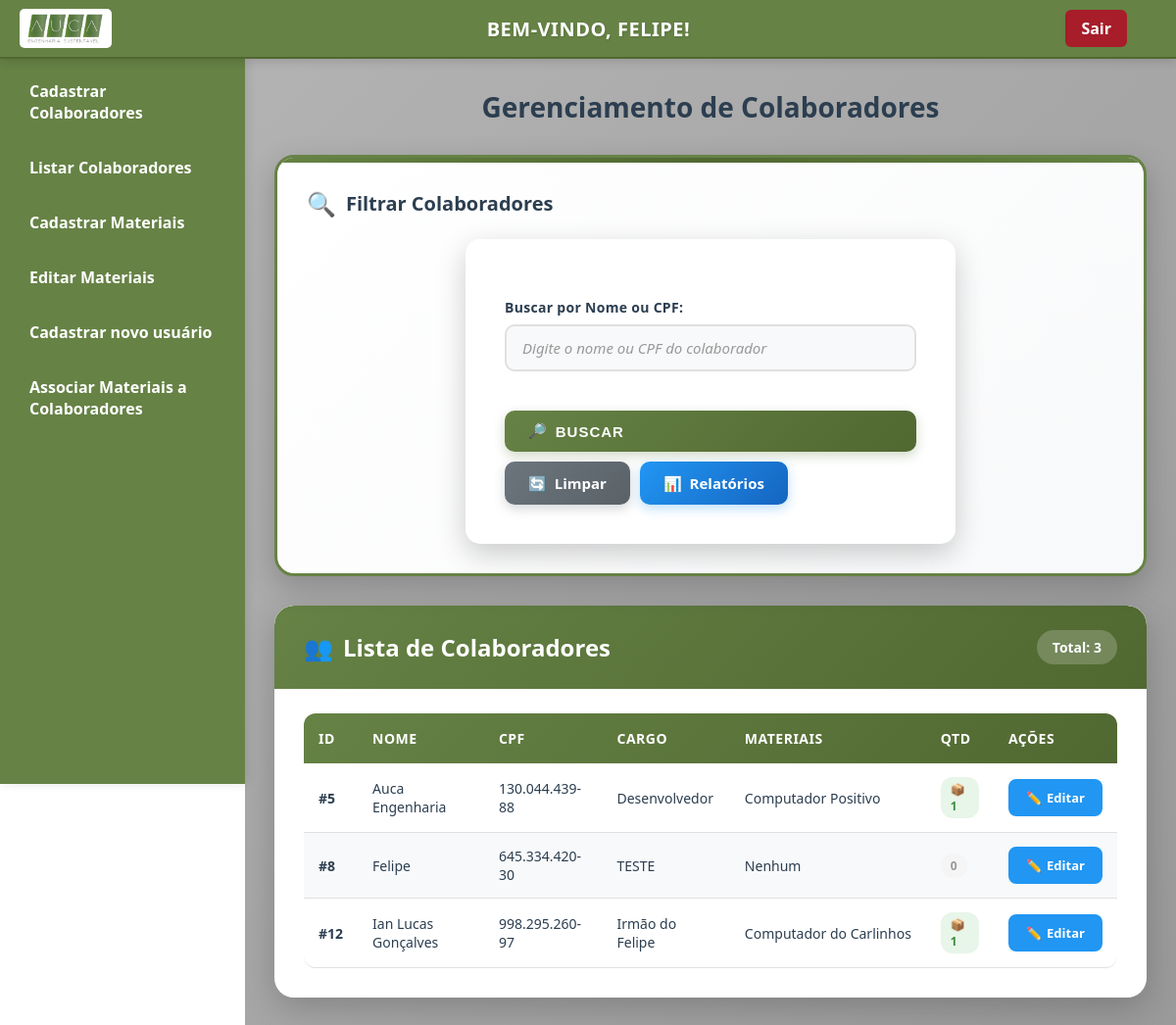
Screenshot of /listar_colaboradores.php (signed in) with the database file from the repository.
### tables this page shows
CREATE TABLE `colaboradores` (
  `id` int(11) NOT NULL,
  `nome` varchar(100) NOT NULL,
  `cpf` varchar(14) NOT NULL,
  `cargo` varchar(100) NOT NULL
);

### listar_colaboradores.php (the view, shortened to what this page needs)
<?php
$servername = "localhost";
$db_username = "root";
$db_password = "";
$dbname = "auca_engenharia";
$conn = new mysqli($servername, $db_username, $db_password, $dbname);
$filtro = '';
if ($filtro != '') {
    $sql = "SELECT c.id, c.nome, c.cpf, c.cargo,
        GROUP_CONCAT(m.nome SEPARATOR ', ') AS materiais,
        COUNT(DISTINCT cm.material_id) as total_materiais
        FROM colaboradores c
        LEFT JOIN colaborador_materiais cm ON c.id = cm.colaborador_id
        LEFT JOIN materiais m ON cm.material_id = m.id
        WHERE c.nome LIKE CONCAT('%', ?, '%') OR c.cpf LIKE CONCAT('%', ?, '%')
        GROUP BY c.id, c.nome, c.cpf, c.cargo
        ORDER BY c.nome";
    $stmt = $conn->prepare($sql);
    $stmt->bind_param("ss", $filtro, $filtro);
    $stmt->execute();
    $result = $stmt->get_result();
} else {
    $sql = "SELECT c.id, c.nome, c.cpf, c.cargo,
        GROUP_CONCAT(m.nome SEPARATOR ', ') AS materiais,
        COUNT(DISTINCT cm.material_id) as total_materiais
        FROM colaboradores c
        LEFT JOIN colaborador_materiais cm ON c.id = cm.colaborador_id
        LEFT JOIN materiais m ON cm.material_id = m.id
        GROUP BY c.id, c.nome, c.cpf, c.cargo
        ORDER BY c.nome";
    $result = $conn->query($sql);
}
$total_colaboradores = $result ? $result->num_rows : 0;
?>
<!DOCTYPE html>
<html lang="pt-br">
<head>
    <link rel="stylesheet" href="css/colaboradores_novo_usuario.css?v=<?php echo time(); ?>" />
</head>
<body>
<div class="navbar">
    <img src="imagens/logo_nova.png" alt="Logo AUCA" class="logo" />
    <h1>Bem-vindo, <?php echo htmlspecialchars($_SESSION['usuario']); ?>!</h1>
    <a href="logout.php" class="logout">Sair</a>
</div>
<div class="sidebar">
    <a href="colaboradores.php">Cadastrar Colaboradores</a>
    <a href="listar_colaboradores.php">Listar Colaboradores</a>
    <a href="materiais.php">Cadastrar Materiais</a>
    <a href="listar_materiais.php">Editar Materiais</a>
    <a href="novo_usuario.php">Cadastrar novo usuário</a>
    <a href="associar_materiais.php">Associar Materiais a Colaboradores</a>
</div>
<div class="main-content">
    <h2>Gerenciamento de Colaboradores</h2>
    <div class="filter-container">
        <div class="filter-header">
            <span style="font-size: 24px;">🔍</span>
            <h3>Filtrar Colaboradores</h3>
        </div>
        <form method="GET" action="" class="filter-form">
            <div class="filter-group">
                <label for="filtro">Buscar por Nome ou CPF:</label>
                <input
                    type="text"
                    id="filtro"
                    name="filtro"
                    value="<?php echo htmlspecialchars($filtro); ?>"
                    placeholder="Digite o nome ou CPF do colaborador"
                />
            </div>
            <div class="filter-actions">
                <button type="submit" class="btn-filter primary">
                    <span>🔎</span> Buscar
                </button>
                <a href="listar_colaboradores.php" class="btn-filter secondary">
                    <span>🔄</span> Limpar
                </a>
                <a href="filtros_relatorios.php" class="btn-filter info">
                    <span>📊</span> Relatórios
                </a>
            </div>
        </form>
    </div>
    <div class="table-container">
        <div class="table-header">
            <h3>
                <span>👥</span> Lista de Colaboradores
            </h3>
            <div class="table-stats">
                <?php if ($filtro != ''): ?>
                    Encontrados: <?php echo $total_colaboradores; ?>
                <?php else: ?>
                    Total: <?php echo $total_colaboradores; ?>
                <?php endif; ?>
            </div>
        </div>
        <?php if ($result && $total_colaboradores > 0): ?>
        <div class="table-wrapper">
            <table>
                <thead>
                    <tr>
                        <th>ID</th>
                        <th>Nome</th>
                        <th>CPF</th>
                        <th>Cargo</th>
                        <th>Materiais</th>
                        <th>Qtd</th>
                        <th>Ações</th>
                    </tr>
                </thead>
                <tbody>
                    <?php while($row = $result->fetch_assoc()): ?>
                    <tr>
                        <td><strong>#<?php echo htmlspecialchars($row['id']); ?></strong></td>
                        <td><?php echo htmlspecialchars($row['nome']); ?></td>
                        <td><?php echo htmlspecialchars($row['cpf']); ?></td>
                        <td><?php echo htmlspecialchars($row['cargo'] ?? '-'); ?></td>
                        <td class="materiais-cell" title="<?php echo htmlspecialchars($row['materiais'] ?? 'Nenhum material associado'); ?>">
                            <?php echo htmlspecialchars($row['materiais'] ?? 'Nenhum'); ?>
                        </td>
                        <td>
                            <?php
                            $total_mat = $row['total_materiais'];
                            $badge_class = $total_mat > 0 ? 'badge-materiais has' : 'badge-materiais none';
                            $badge_text = $total_mat > 0 ? "📦 $total_mat" : "0";
                            ?>
                            <span class="<?php echo $badge_class; ?>">
                                <?php echo $badge_text; ?>
                            </span>
                        </td>
                        <td>
                            <a href="editar_colaborador.php?id=<?php echo $row['id']; ?>" class="btn-table">
                                <span>✏️</span> Editar
                            </a>
                        </td>
                    </tr>
                    <?php endwhile; ?>
                </tbody>
            </table>
        </div>
        <?php endif; ?>
    </div>
</div>
</body>
</html>

### css/colaboradores_novo_usuario.css (style rules this page uses)
* { margin: 0; padding: 0; box-sizing: border-box; }
html, body { height: 100%; font-family: 'Segoe UI', Tahoma, Geneva, Verdana, sans-serif; color: #2c3e50; width: 100%; overflow-x: hidden; }
.navbar { width: 100%; height: 60px; background-color: #668245; display: flex; align-items: center; padding: 0 20px; position: fixed; top: 0; left: 0; border-bottom: 2px solid #506831; z-index: 1000; justify-content: space-between; color: white; box-shadow: 0 2px 10px rgba(0, 0, 0, 0.15); }
.navbar .logo { height: 40px; border-radius: 5px; transition: transform 0.3s ease; }
.navbar h1 { margin: 0 auto; font-size: 20px; flex-grow: 1; text-align: center; color: white; font-weight: 600; letter-spacing: 0.5px; }
.navbar .logout { background-color: #a71d2a; padding: 8px 16px; border-radius: 6px; text-decoration: none; color: white; font-weight: bold; transition: all 0.3s ease; margin-right: 30px; }
.sidebar { width: 250px; background-color: #668245; display: flex; flex-direction: column; position: fixed; top: 60px; left: 0; height: calc(100vh - 60px); padding: 10px; box-sizing: border-box; color: white; overflow-y: auto; box-shadow: 2px 0 10px rgba(0, 0, 0, 0.1); }
.sidebar a { color: white; padding: 12px 20px; margin-bottom: 10px; border-radius: 8px; text-decoration: none; font-size: 16px; font-weight: 600; background-color: transparent; display: block; transition: all 0.3s ease; }
.main-content { margin-left: 250px; padding: 90px 30px 30px; background: linear-gradient(135deg, #B3B3B3 0%, #9a9a9a 100%); color: #2c3e50; min-height: 100vh; box-sizing: border-box; }
.main-content > * { max-width: 700px; margin-left: auto; margin-right: auto; }
h1 { margin: 0 0 40px 0; text-align: center; font-weight: 700; color: #2c3e50; font-size: 32px; text-transform: uppercase; letter-spacing: 1px; text-shadow: 1px 1px 2px rgba(0, 0, 0, 0.1); }
h2 { color: #2c3e50; font-size: 28px; font-weight: 700; text-align: center; margin-bottom: 30px; }
form { max-width: 500px; margin: 0 auto; background-color: white; padding: 40px; border-radius: 15px; box-shadow: 0 10px 30px rgba(0, 0, 0, 0.2); }
label { display: block; font-weight: 600; margin-top: 20px; margin-bottom: 8px; color: #2c3e50; font-size: 15px; letter-spacing: 0.3px; }
input[type="text"], input[type="password"], input[type="email"], input[type="tel"], input[type="number"], textarea, select { width: 100%; padding: 14px 16px; border-radius: 10px; border: 2px solid #e0e0e0; box-sizing: border-box; font-size: 16px; background-color: #f8f9fa; color: #2c3e50; transition: all 0.3s ease; font-family: 'Segoe UI', Tahoma, Geneva, Verdana, sans-serif; }
::placeholder { color: #999; font-style: italic; }
button.btn, button, input[type="submit"] { background: linear-gradient(135deg, #28a745 0%, #1e7e34 100%); border: none; color: white; padding: 16px; border-radius: 10px; font-weight: 700; font-size: 17px; cursor: pointer; width: 100%; margin-top: 25px; transition: all 0.3s ease; text-transform: uppercase; letter-spacing: 1px; box-shadow: 0 6px 20px rgba(40, 167, 69, 0.4); }

### rows the page displays
colaboradores: id "5", nome "Auca Engenharia", cpf "130.044.439-88", cargo "Desenvolvedor", materiais "Computador Positivo", badge_text "📦 1"
colaboradores: id "8", nome "Felipe", cpf "645.334.420-30", cargo "TESTE", materiais "Nenhum", badge_text "0"
colaboradores: id "12", nome "Ian Lucas Gonçalves", cpf "998.295.260-97", cargo "Irmão do Felipe", materiais "Computador do Carlinhos", badge_text "📦 1"

### other values shown
$_SESSION['usuario'] "FELIPE"
$total_colaboradores "3"
